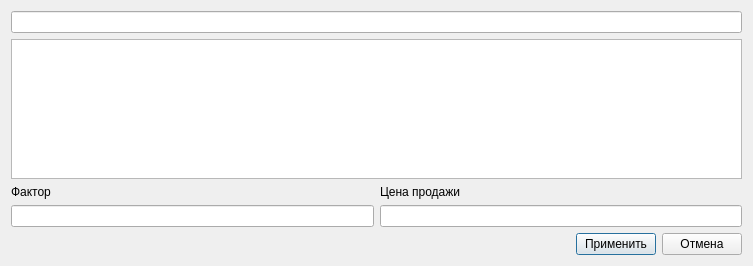
<?xml version="1.0" encoding="UTF-8"?>
<ui version="4.0">
 <class>dlg_alterProductData</class>
 <widget class="QDialog" name="dlg_alterProductData">
  <property name="geometry">
   <rect>
    <x>0</x>
    <y>0</y>
    <width>753</width>
    <height>266</height>
   </rect>
  </property>
  <property name="windowTitle">
   <string>Изменить данные продукта</string>
  </property>
  <layout class="QVBoxLayout" name="verticalLayout_3">
   <item>
    <widget class="QLineEdit" name="le_barcode"/>
   </item>
   <item>
    <widget class="QTableView" name="tvw_selectData"/>
   </item>
   <item>
    <layout class="QHBoxLayout" name="horizontalLayout_2">
     <item>
      <layout class="QVBoxLayout" name="verticalLayout">
       <item>
        <widget class="QLabel" name="lbl_factor">
         <property name="text">
          <string>Фактор</string>
         </property>
        </widget>
       </item>
       <item>
        <widget class="QLineEdit" name="le_factor"/>
       </item>
      </layout>
     </item>
     <item>
      <layout class="QVBoxLayout" name="verticalLayout_2">
       <item>
        <widget class="QLabel" name="lbl_sellPrice">
         <property name="text">
          <string>Цена продажи</string>
         </property>
        </widget>
       </item>
       <item>
        <widget class="QLineEdit" name="le_sellPrice"/>
       </item>
      </layout>
     </item>
    </layout>
   </item>
   <item>
    <layout class="QHBoxLayout" name="horizontalLayout">
     <item>
      <spacer name="horizontalSpacer">
       <property name="orientation">
        <enum>Qt::Horizontal</enum>
       </property>
       <property name="sizeHint" stdset="0">
        <size>
         <width>40</width>
         <height>20</height>
        </size>
       </property>
      </spacer>
     </item>
     <item>
      <widget class="QPushButton" name="btn_accept">
       <property name="text">
        <string>Применить</string>
       </property>
      </widget>
     </item>
     <item>
      <widget class="QPushButton" name="btn_cancel">
       <property name="text">
        <string>Отмена</string>
       </property>
      </widget>
     </item>
    </layout>
   </item>
  </layout>
 </widget>
 <resources/>
 <connections/>
</ui>
